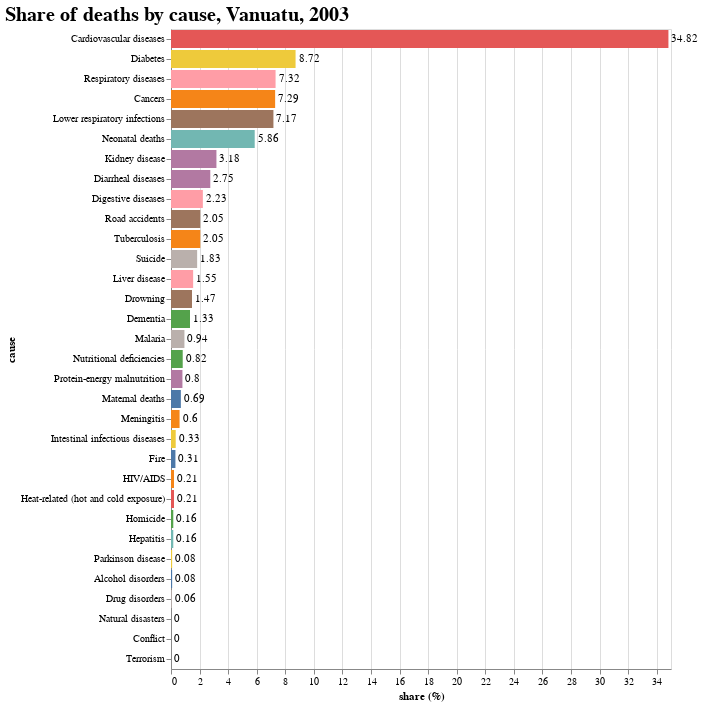

Notebook code cell kept with this figure:
### Markdown cell above
### Visualise the data

### Code cell
_query = mortality.filter(
    (pl.col('country') == 'Vanuatu')
    & (pl.col('year') == 2003)
).melt(
    id_vars=['country', 'country_code', 'year'],
    variable_name='cause',
    value_name='share (%)'
).with_columns(
    [pl.col('cause').str.replace(r' (%)', '', literal=True),
     pl.col('share (%)').round(2)]
)

_ch = alt.Chart(
    _query.collect().to_pandas()
).encode(
    x='share (%):Q',
    y=alt.Y('cause:N', sort='-x'),
)
_bars = _ch.mark_bar().encode(
    color=alt.Color('cause:N', legend=None)
)
_text = _ch.mark_text(
    align='left',
    baseline='middle',
    dx=3  # Nudges text to right so it doesn't appear on top of the bar
).encode(
    text='share (%):Q',
)
(_bars + _text).properties(
    width=500,
    title='Share of deaths by cause, Vanuatu, 2003'
).configure_title(
    fontSize=20,
    anchor='start'
)

### Figure 1 — Vega-Lite specification as saved in the notebook (floating-point values rounded to 4 significant figures)
{"usermeta": {"embedOptions": {"theme": "latimes"}}, "config": {"view": {"continuousWidth": 400, "continuousHeight": 300}, "title": {"anchor": "start", "fontSize": 20}}, "layer": [{"mark": "bar", "encoding": {"color": {"field": "cause", "legend": null, "type": "nominal"}, "x": {"field": "share (%)", "type": "quantitative"}, "y": {"field": "cause", "sort": "-x", "type": "nominal"}}}, {"mark": {"type": "text", "align": "left", "baseline": "middle", "dx": 3}, "encoding": {"text": {"field": "share (%)", "type": "quantitative"}, "x": {"field": "share (%)", "type": "quantitative"}, "y": {"field": "cause", "sort": "-x", "type": "nominal"}}}], "data": {"name": "data-30fae5d7d335442ceaf16f9195e9ceb8"}, "title": "Share of deaths by cause, Vanuatu, 2003", "width": 500, "$schema": "https://vega.github.io/schema/vega-lite/v4.17.0.json", "datasets": {"data-30fae5d7d335442ceaf16f9195e9ceb8": [{"country": "Vanuatu", "country_code": "VUT", "year": 2003, "cause": "Cardiovascular diseases", "share (%)": 34.82}, {"country": "Vanuatu", "country_code": "VUT", "year": 2003, "cause": "Cancers", "share (%)": 7.29}, {"country": "Vanuatu", "country_code": "VUT", "year": 2003, "cause": "Respiratory diseases", "share (%)": 7.32}, {"country": "Vanuatu", "country_code": "VUT", "year": 2003, "cause": "Diabetes", "share (%)": 8.72}, {"country": "Vanuatu", "country_code": "VUT", "year": 2003, "cause": "Dementia", "share (%)": 1.33}, {"country": "Vanuatu", "country_code": "VUT", "year": 2003, "cause": "Lower respiratory infections", "share (%)": 7.17}, {"country": "Vanuatu", "country_code": "VUT", "year": 2003, "cause": "Neonatal deaths", "share (%)": 5.86}, {"country": "Vanuatu", "country_code": "VUT", "year": 2003, "cause": "Diarrheal diseases", "share (%)": 2.75}, {"country": "Vanuatu", "country_code": "VUT", "year": 2003, "cause": "Road accidents", "share (%)": 2.05}, {"country": "Vanuatu", "country_code": "VUT", "year": 2003, "cause": "Liver disease", "share (%)": 1.55}, {"country": "Vanuatu", "country_code": "VUT", "year": 2003, "cause": "Tuberculosis", "share (%)": 2.05}, {"country": "Vanuatu", "country_code": "VUT", "year": 2003, "cause": "Kidney disease", "share (%)": 3.18}, {"country": "Vanuatu", "country_code": "VUT", "year": 2003, "cause": "Digestive diseases", "share (%)": 2.23}, {"country": "Vanuatu", "country_code": "VUT", "year": 2003, "cause": "HIV/AIDS", "share (%)": 0.21}, {"country": "Vanuatu", "country_code": "VUT", "year": 2003, "cause": "Suicide", "share (%)": 1.83}, {"country": "Vanuatu", "country_code": "VUT", "year": 2003, "cause": "Malaria", "share (%)": 0.94}, {"country": "Vanuatu", "country_code": "VUT", "year": 2003, "cause": "Homicide", "share (%)": 0.16}, {"country": "Vanuatu", "country_code": "VUT", "year": 2003, "cause": "Nutritional deficiencies", "share (%)": 0.82}, {"country": "Vanuatu", "country_code": "VUT", "year": 2003, "cause": "Meningitis", "share (%)": 0.6}, {"country": "Vanuatu", "country_code": "VUT", "year": 2003, "cause": "Protein-energy malnutrition", "share (%)": 0.8}, {"country": "Vanuatu", "country_code": "VUT", "year": 2003, "cause": "Drowning", "share (%)": 1.47}, {"country": "Vanuatu", "country_code": "VUT", "year": 2003, "cause": "Maternal deaths", "share (%)": 0.69}, {"country": "Vanuatu", "country_code": "VUT", "year": 2003, "cause": "Parkinson disease", "share (%)": 0.08}, {"country": "Vanuatu", "country_code": "VUT", "year": 2003, "cause": "Alcohol disorders", "share (%)": 0.08}, {"country": "Vanuatu", "country_code": "VUT", "year": 2003, "cause": "Intestinal infectious diseases", "share (%)": 0.33}, {"country": "Vanuatu", "country_code": "VUT", "year": 2003, "cause": "Drug disorders", "share (%)": 0.06}, {"country": "Vanuatu", "country_code": "VUT", "year": 2003, "cause": "Hepatitis", "share (%)": 0.16}, {"country": "Vanuatu", "country_code": "VUT", "year": 2003, "cause": "Fire", "share (%)": 0.31}, {"country": "Vanuatu", "country_code": "VUT", "year": 2003, "cause": "Heat-related (hot and cold exposure)", "share (%)": 0.21}, {"country": "Vanuatu", "country_code": "VUT", "year": 2003, "cause": "Natural disasters", "share (%)": 0.0}, {"country": "Vanuatu", "country_code": "VUT", "year": 2003, "cause": "Conflict", "share (%)": 0.0}, {"country": "Vanuatu", "country_code": "VUT", "year": 2003, "cause": "Terrorism", "share (%)": 0.0}]}}
